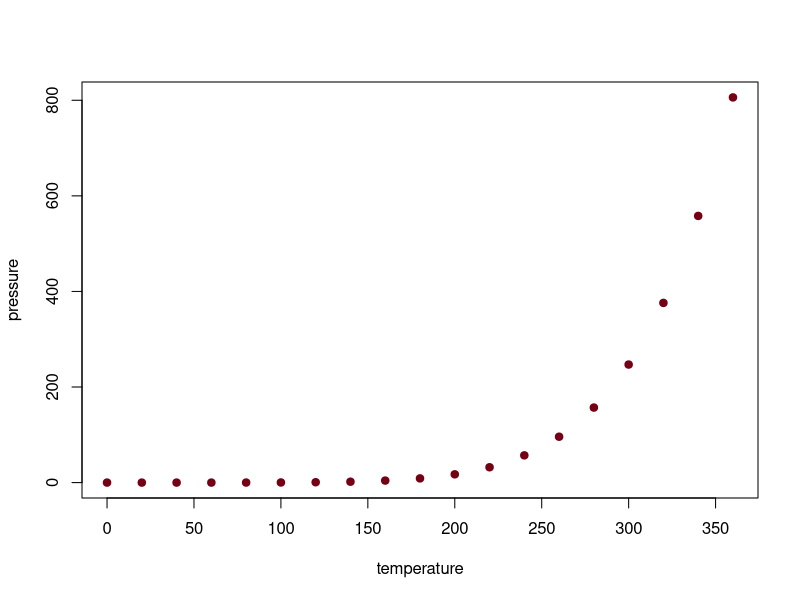
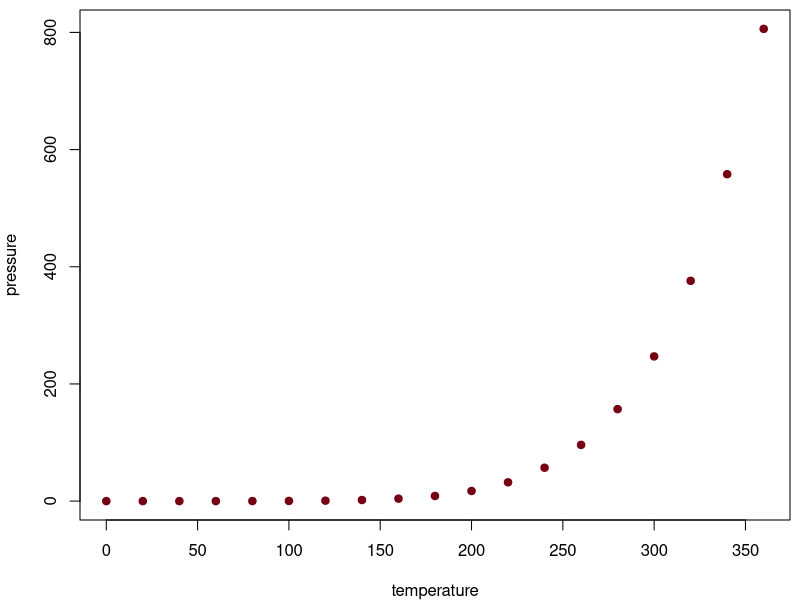

Reproduce these figures in R, in order.
## ---- chunk 1
#| echo: true
#| fig-height: 4.5
plot(pressure, pch = 19, col = "#750014")
## ---- chunk 2
#| fig-height: 3.2
#| fig-width: 8
#| out-width: "70%"
par(mar = c(4, 4, 0.5, 0.5))
plot(pressure, pch = 19, col = "#750014")
